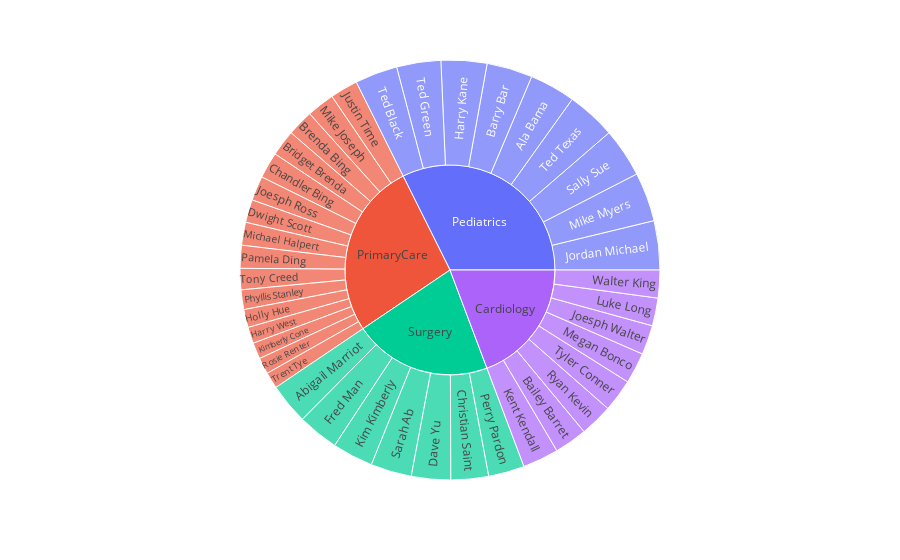

Here is the notebook cell this chart was saved with:
### Markdown cell above
# 8. Using Sunburst chart display the providers name by their provider speciality, considering their experience.

### Code cell
df_providers["Experience"] = (pd.to_datetime('today').year- df_providers["ProviderDateOnStaff"].dt.year)
df_providers
fig = px.sunburst(df_providers, path=['ProviderSpecialty','ProviderName'], values ="Experience" )
fig.show()

### Figure 1 — Plotly figure (JSON) as saved in the notebook; plotly's stock layout.template omitted (floating-point values rounded to 4 significant figures)
{"data": [{"branchvalues": "total", "domain": {"x": [0, 1], "y": [0, 1]}, "hovertemplate": "labels=%{label}<br>Experience=%{value}<br>parent=%{parent}<br>id=%{id}<extra></extra>", "ids": ["Surgery/Abigail Marriot", "Pediatrics/Ala Bama", "Cardiology/Bailey Barret", "Pediatrics/Barry Bar", "PrimaryCare/Brenda Bing", "PrimaryCare/Bridget Brenda", "PrimaryCare/Chandler Bing", "Surgery/Christian Saint", "Surgery/Dave Yu", "PrimaryCare/Dwight Scott", "Surgery/Fred Man", "Pediatrics/Harry Kane", "PrimaryCare/Harry West", "PrimaryCare/Holly Hue", "PrimaryCare/Joesph Ross", "Cardiology/Joesph Walter", "Pediatrics/Jordan Michael", "PrimaryCare/Justin Time", "Cardiology/Kent Kendall", "Surgery/Kim Kimberly", "PrimaryCare/Kimberly Cone", "Cardiology/Luke Long", "Cardiology/Megan Bonco", "PrimaryCare/Michael Halpert", "PrimaryCare/Mike Joseph", "Pediatrics/Mike Myers", "PrimaryCare/Pamela Ding", "Surgery/Perry Pardon", "PrimaryCare/Phyllis Stanley", "PrimaryCare/Rosie Renter", "Cardiology/Ryan Kevin", "Pediatrics/Sally Sue", "Surgery/Sarah Ab", "Pediatrics/Ted Black", "Pediatrics/Ted Green", "Pediatrics/Ted Texas", "PrimaryCare/Tony Creed", "PrimaryCare/Trent Tye", "Cardiology/Tyler Conner", "Cardiology/Walter King", "Cardiology", "Pediatrics", "PrimaryCare", "Surgery"], "labels": ["Abigail Marriot", "Ala Bama", "Bailey Barret", "Barry Bar", "Brenda Bing", "Bridget Brenda", "Chandler Bing", "Christian Saint", "Dave Yu", "Dwight Scott", "Fred Man", "Harry Kane", "Harry West", "Holly Hue", "Joesph Ross", "Joesph Walter", "Jordan Michael", "Justin Time", "Kent Kendall", "Kim Kimberly", "Kimberly Cone", "Luke Long", "Megan Bonco", "Michael Halpert", "Mike Joseph", "Mike Myers", "Pamela Ding", "Perry Pardon", "Phyllis Stanley", "Rosie Renter", "Ryan Kevin", "Sally Sue", "Sarah Ab", "Ted Black", "Ted Green", "Ted Texas", "Tony Creed", "Trent Tye", "Tyler Conner", "Walter King", "Cardiology", "Pediatrics", "PrimaryCare", "Surgery"], "name": "", "parents": ["Surgery", "Pediatrics", "Cardiology", "Pediatrics", "PrimaryCare", "PrimaryCare", "PrimaryCare", "Surgery", "Surgery", "PrimaryCare", "Surgery", "Pediatrics", "PrimaryCare", "PrimaryCare", "PrimaryCare", "Cardiology", "Pediatrics", "PrimaryCare", "Cardiology", "Surgery", "PrimaryCare", "Cardiology", "Cardiology", "PrimaryCare", "PrimaryCare", "Pediatrics", "PrimaryCare", "Surgery", "PrimaryCare", "PrimaryCare", "Cardiology", "Pediatrics", "Surgery", "Pediatrics", "Pediatrics", "Pediatrics", "PrimaryCare", "PrimaryCare", "Cardiology", "Cardiology", "", "", "", ""], "type": "sunburst", "values": [25, 28, 20, 28, 16, 16, 16, 23, 24, 14, 25, 28, 10, 11, 15, 18, 30, 17, 22, 25, 10, 17, 19, 14, 17, 30, 14, 22, 12, 10, 20, 30, 25, 26, 27, 30, 13, 10, 20, 17, 153, 257, 215, 169]}], "layout": {"legend": {"tracegroupgap": 0}, "margin": {"t": 60}}}
